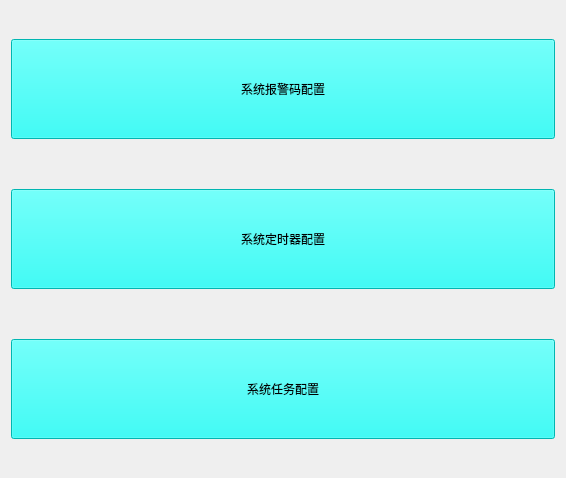
<?xml version="1.0" encoding="UTF-8"?>
<ui version="4.0">
 <class>Other</class>
 <widget class="QWidget" name="Other">
  <property name="geometry">
   <rect>
    <x>0</x>
    <y>0</y>
    <width>566</width>
    <height>478</height>
   </rect>
  </property>
  <property name="windowTitle">
   <string>Form</string>
  </property>
  <layout class="QVBoxLayout" name="verticalLayout_2">
   <property name="spacing">
    <number>50</number>
   </property>
   <item>
    <layout class="QVBoxLayout" name="verticalLayout">
     <item>
      <widget class="QPushButton" name="btn_alarm">
       <property name="minimumSize">
        <size>
         <width>100</width>
         <height>100</height>
        </size>
       </property>
       <property name="styleSheet">
        <string notr="true">background-color: rgb(0, 255, 248);</string>
       </property>
       <property name="text">
        <string>系统报警码配置</string>
       </property>
      </widget>
     </item>
     <item>
      <widget class="QPushButton" name="btn_timer">
       <property name="minimumSize">
        <size>
         <width>100</width>
         <height>100</height>
        </size>
       </property>
       <property name="styleSheet">
        <string notr="true">background-color: rgb(0, 255, 248);</string>
       </property>
       <property name="text">
        <string>系统定时器配置</string>
       </property>
      </widget>
     </item>
     <item>
      <widget class="QPushButton" name="btn_systask">
       <property name="minimumSize">
        <size>
         <width>100</width>
         <height>100</height>
        </size>
       </property>
       <property name="styleSheet">
        <string notr="true">background-color: rgb(0, 255, 248);</string>
       </property>
       <property name="text">
        <string>系统任务配置</string>
       </property>
      </widget>
     </item>
    </layout>
   </item>
  </layout>
 </widget>
 <resources/>
 <connections/>
</ui>
